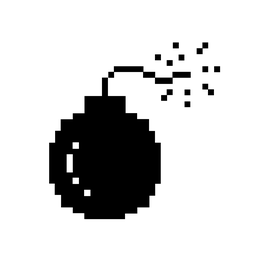
#> input picture A02/images/exercise_3_base.png, 256 x 256 px, shrunk from 1333 x 1333 before the run
$ jupyter execute Exercise3.ipynb   (shell and % lines are left out)   (older library calls are emulated)
#> lines starting #> are read from the running program, lines starting #| are printed output that depends on the picture; after the words box and inside, x2 and y2 are one past the last pixel; in counts of white or black regions, pixels touching at a corner belong together
By: Noah Crowley

Case ID: nwc17

#### Changes since discussion

Literally everything after showing the images. All of it is new.

## The Problem

Given a noisy black and white image, I want to be able to remove noise and get close to the original image. I plan to do this using Markov Random Fields and utilizing the pixels immediately surrounding a given pixel. I will include all eight pixels around any given pixel.

## Loading Images

The first step to this is straight-forward - load an image into my program.

To do this, I am using scikit-image. To install this, you can run the following command:

```
pip install scikit-image
```

[cell 1]

import matplotlib.pyplot as pyplot
from skimage import io as imgio

orig_img = imgio.imread("images/exercise_3_base.png", as_grey = True)
#> orig_img is the input picture: shape (256, 256) float64; min 0, max 1, mean 0.823
pyplot.imshow(orig_img, cmap = "gray")

### Adding Noise

Now that I have an image, I want to be able to add noise to this image so as to eventually try to remove that noise. Of course, in an actual use-case, the noise would be in the original image. This can again be done in a simple function.

[cell 2]
import numpy

def add_noise(image, noise_ratio = 0.1):
#> called with noise_ratio = 0.1
    noisy_image = image.copy()
    pixels_to_flip = numpy.random.rand(*noisy_image.shape)

    for i in range(len(noisy_image)):
        for j in range(len(noisy_image[i])):
            if pixels_to_flip[i][j] < noise_ratio:
                if noisy_image[i][j] == 255:
                    noisy_image[i][j] = 0
                else:
                    noisy_image[i][j] = 255
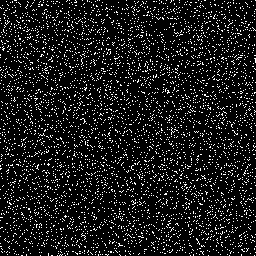
#> noisy_image: shape (256, 256) float64; 10.18% of pixels changed, all inside (x1, y1, x2, y2) = (0, 0, 256, 256)

    return noisy_image

### Showing Images

In order to see results, I will also create a quick function that will show any number of images side-by-side.

[cell 3]
def show_images(*args, num_columns = 2):
#> called with num_columns = 2
    pyplot.figure(figsize = (12, 12))
    num_rows = numpy.ceil(len(args) / num_columns)
    subplot_index = num_rows * 100 + num_columns * 10

    for i, image in enumerate(args):
        pyplot.subplot(subplot_index + i + 1)
        pyplot.imshow(image, cmap = "gray")

To start, I can now use this method to show the results before and after adding noise to my image.

[cell 4]
noisy_img = add_noise(orig_img, noise_ratio = 0.1)
show_images(orig_img, noisy_img)

## Removing Noise

Now, in order to remove the noise from this, I will use two methods. The first will use **gradient descent** to optimize the values of the nodes and the second will use **simulated annealing** to slowly decrease the energy allowed in the system, as per my energy functions.

### Converting to the Model

In order to simplify much of the math, the images will need to be transferred from having a range of 0 - 255 per pixel to a range between -1 and 1. A simple function can be used to make this transformation:

[cell 5]
def convert_to_model(image):
    model_image = image.copy().astype(numpy.float32)

    model_image[model_image >= 0] /= (255 / 2)
    model_image[model_image >= 0] -= 1

    return model_image

def convert_back_from_model(model_image):
    normal_image = model_image.copy()

    normal_image[normal_image >= -1] += 1
    normal_image[normal_image >= -1] *= (255 / 2)
    normal_image.astype(numpy.int32)

    return normal_image

I will also want a noising function for images that are in the model state:

[cell 6]
def add_noise_to_model_image(model_image, noise_ratio):
    noisy_model_image = model_image.copy()
    pixels_to_flip = numpy.random.rand(*noisy_model_image.shape)

    noisy_model_image[pixels_to_flip < noise_ratio] *= -1

    return noisy_model_image

### Analyzing results

In order to actually see the accuracy of the denoising, it will help to have a simple function that returns the ratio of wrong pixels to all pixels (0 is perfect, 1 is exactly backwards).

[cell 7]
def calculate_percent_wrong(hiddenimg, resultimg):
    num_wrong = 0
    num_total = 0

    for row in range(len(hiddenimg)):
        for col in range(len(hiddenimg[row])):
            num_total += 1
            if hiddenimg[row][col] != resultimg[row][col]:
                num_wrong += 1

    return num_wrong/num_total

### The Energy Function

By using a small noise ratio, such as my default 0.1, there will be a strong correlation between the evident i<sup>th</sup> pixel value ($y_i$) and the underlying i<sup>th</sup> pixel value ($x_i$) of the image without noise (hereby known as "original image"). Also, any neighboring pixels in the original image, $x_i$ and $x_j$, must be strongly correlated as they had a purpose to work together to display an image. These two assumptions will provide the foundation for the mathematical model of this denoising process.

The first and most obvious clique that can be drawn from this is the pair $(x_i, y_i)$. The energy function for this can be created by having a positive constant $\eta$ as a weight and combining the three to be $- \eta x_i y_i$. Because $\eta$ is positive, if the signs of $x_i$ and $y_i$ match (they are on the same side of the scale between black and white) then $- \eta x_i y_i$ will be negative, meaning a low value of energy (the goal of the denoising algorithm). However, if $x_i$ and $y_i$ have differring signs (they are on opposite sides of the scale between black and white) then $- \eta x_i y_i$ will be positive, and the denoising algorithm will move to adjust that. Also notice that if they are on opposite sides of the scale between black and white, they may still be very close to the same value and still produce a low energy value, even though it will be positive.

The other cliques will be the pairs of pixels $(x_i, x_j)$ such that the i<sup>th</sup> pixel and the j<sup>th</sup> pixels are next to each other. As before, the resulting energy function should be low whenever they are on the same side of the scale between black and white. They should also have a weighting factor. So, we will call this weighting factor $\beta$, set it to a positive value, and set the energy function for these cliques to be $- \beta x_i x_j$.

Finally, it will be beneficial to have a term that allows us to bias towards black or white. To do this, we can simply sum over all the values of $x_i$ and multiply this sum by another positive constant. I will call this term $\alpha$.

So, the resulting energy function given a base image X and a noised image Y is as such:

$$
E(X,Y) = \alpha \sum_{i}x_i - \beta \sum_{i,j}x_i x_j - \eta \sum_{i}x_i y_i
$$

A very simple and easy improvement to this can be seen in the $\beta$ piece. Computationally, the piece alone is O(5N), which isn't horribly inefficient but could stand to be improved. A simple way to do this is to use convolutions and utilize the power of matrices. Since I am using all eight surrounding pixels, I can create a 3x3 matrix with 1 in every value except the center (1,1) position. That is:

$$
\beta_m = \left[ {\begin{array}{rrr}
1 & 1 & 1\\
1 & 0 & 1\\
1 & 1 & 1
\end{array} } \right]
$$

Now, to put this into code form, I will create a function that takes in a hidden image (in the model form), an observation image, and values for each of my three weighting variables $(\eta, \beta, \alpha)$.

[cell 8]
from scipy.signal import convolve2d as conv2d

def energy_function(hiddenimg, observedimg, eta, beta, alpha):
    beta_matrix = numpy.asarray([[1, 1, 1], [1, 0, 1], [1, 1, 1]])
    convolution_result = conv2d(hiddenimg, beta_matrix, 'same')
    energy_map = hiddenimg * (alpha - beta*convolution_result - eta*observedimg)
    energy = numpy.mean(energy_map)
    return energy

### Gradient Descent

One method that I will employ to denoise the image will be gradient descent. That is, I will compute the gradient of the energy function and attempt to move down toward the correct image by adjusting pixels as I go. For every pixel flip (on pixel $x_k$), I can say the resulting image is $X^\prime$ and compute the energy function of that:

$$
\begin{align}
E(X^\prime, Y) & = \alpha(\sum_{i}x_i - 2x_k) - \beta(\sum_{i,j}x_i x_j - \sum_{j}2 x_k x_j) - \eta(\sum_{i}x_i y_i - 2 x_k y_k)\\
               & = E(X, Y) - 2 x_k (\alpha - \beta \sum_{j} x_k x_j - \eta y_k)
\end{align}
$$

So then, my gradient $\nabla E$ is:

$$
\nabla E = -2 x_k (\alpha - \beta \sum_{j} x_k x_j - \eta y_k)
$$

The first issue is getting this gradient. Making a small change to my energy function so that it computes the gradient at the same time seems easiest. I'll create a new function for this purpose.

[cell 9]
def energy_function_with_gradient(hiddenimg, observedimg, eta, beta, alpha):
#> called with eta = 1, beta = 1, alpha = 1
    beta_matrix = numpy.asarray([[1, 1, 1], [1, 0, 1], [1, 1, 1]])
    convolution_result = conv2d(hiddenimg, beta_matrix, 'same')
    energy_map = hiddenimg * (alpha - beta*convolution_result - eta*observedimg)
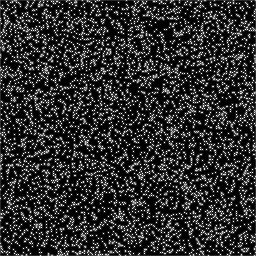
#> energy_map: shape (256, 256) float64; min -10, max 8, mean -6.74; drawn with min black and max white
    energy = numpy.mean(energy_map)
#> energy = -6.74
    energy_gradient = -2 * energy_map
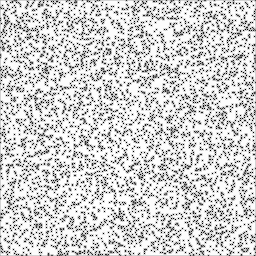
#> energy_gradient: shape (256, 256) float64; min -16, max 20, mean 13.48; drawn with min black and max white

    return energy, energy_gradient

Now I need to actually create the function to iterate and make this gradient descent happen. For this, I will simply need a while loop that continues until I eventually stop making progress.

[cell 10]
def denoise_with_gradient_descent(observedimg):
    resultimg = observedimg.copy()

    energy, energy_gradient = energy_function_with_gradient(resultimg, observedimg, 1, 1, 1)
#> energy = -6.74

    prev_energy = energy + 1
#> prev_energy = -5.74

    while prev_energy > energy:
        prev_energy = energy #Now set previous energy to existing energy
        resultimg[energy_gradient < 0] *= -1 #Flip all pixels the gradient says are off
        energy, energy_gradient = energy_function_with_gradient(resultimg, observedimg, 1, 1, 1) #Compute new energy function
#> this loop made 3 passes
#> (prev_energy, energy) on passes 1 to 3: (-6.74, -9.62), (-9.62, -9.64), (-9.64, -9.64)
#> pass 1, in energy_function_with_gradient (call 2), `energy_gradient = -2 * energy_map`:
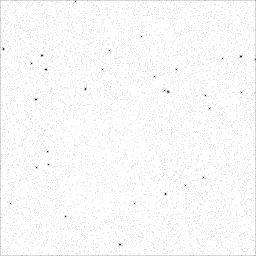
#> energy_gradient: shape (256, 256) float64; min -19.98, max 20, mean 19.24; drawn with min black and max white
#> after the loop:
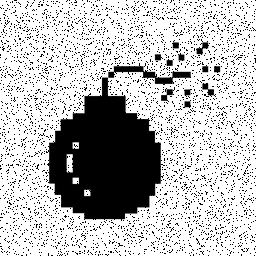
#> resultimg: shape (256, 256) float32; min -1, max -0.992, mean -0.994; drawn with min black and max white

    return resultimg

#### Testing the results

Now that the code is all prepared, it is time to see what happens!

[cell 11]
gd_noisy_model_img = convert_to_model(noisy_img)
gd_denoised_model_img = denoise_with_gradient_descent(gd_noisy_model_img)
gd_denoised_img = convert_back_from_model(gd_denoised_model_img)
show_images(noisy_img, gd_denoised_img)

While looking at the image already tells most of the story, it also helps to know the actual percentage of incorrect pixels:

[cell 12]
print("Percent of pixels incorrect: %.2f%%" % (calculate_percent_wrong(orig_img, gd_denoised_img)*10))
#> after the loop in calculate_percent_wrong, `for row in range(len(hiddenimg)):`: num_total = 65536; num_wrong = 55500
#| Percent of pixels incorrect: 8.47%

### Simulated Annealing

Another method I will employ to attack this problem is simulated annealing. The method itself is simple:

 - Go through N neighbors of the current image state and calculate the energy of this image
   - For each neighbor, check if the energy is better, and if so, switch to that. If not, then there is a probability (T) that I will switch to it.
   - To get to a neighbor, I can use my *add_noise_to_model_image* function from before
 - Repeat

The hard part is deciding when to stop.

For this, I will simply have two cutoffs - if the energy function drops below a given value or if I hit some given number of iterations.

Putting this into code is rather simple:

[cell 13]
import random

def denoise_with_simulated_annealing(observedimg, cost_function, cost_cutoff = -7.5, iterations_cutoff = 10, neighbors_per_iteration = 50, noise_ratio_for_neighbors = 0.05):
#> called with cost_cutoff = -7.5, iterations_cutoff = 10, neighbors_per_iteration = 50, noise_ratio_for_neighbors = 0.1
    resultimg = observedimg.copy()
    result_cost = numpy.sum(observedimg)
#> result_cost = -51812.2

    tempimg = observedimg.copy()
    temp_cost = cost_cutoff + 1

    iterations = 0

    while temp_cost > cost_cutoff and iterations < iterations_cutoff:
        iterations += 1

        for n in range(neighbors_per_iteration):
            newimg = add_noise_to_model_image(tempimg, noise_ratio_for_neighbors)
            new_cost = cost_function(newimg, observedimg)

            if new_cost < temp_cost:
                tempimg = newimg
                temp_cost = new_cost
            else:
                T = 1 - (iterations/iterations_cutoff)
                r = random.uniform(0, 1)
                if (r < T):
                    tempimg = newimg
                    temp_cost = new_cost

            if new_cost < result_cost:
                resultimg = newimg
                result_cost = new_cost
#> this loop made 10 passes
#> pass 1, in energy_function, `energy_map = hiddenimg * (alpha - beta*convolution_result - eta*observ..`:
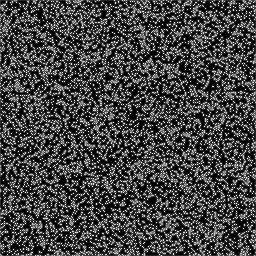
#> energy_map: shape (256, 256) float64; min -10, max 10, mean -4.59; drawn with min black and max white
#> pass 1, in add_noise_to_model_image (call 2), `noisy_model_image = model_image.copy()`:
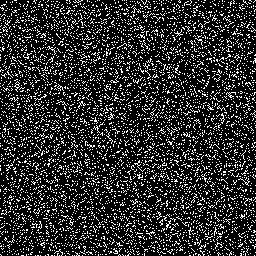
#> noisy_model_image: shape (256, 256) float32; min -1, max 1, mean -0.632; drawn with min black and max white
#> pass 1, in energy_function (call 2), `convolution_result = conv2d(hiddenimg, beta_matrix, 'same')`:
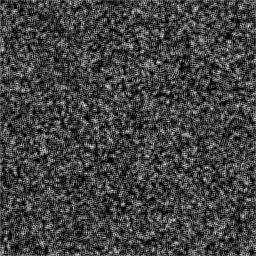
#> convolution_result: shape (256, 256) float64; min -8, max 7.97, mean -4.04; drawn with min black and max white
#> after the loop:
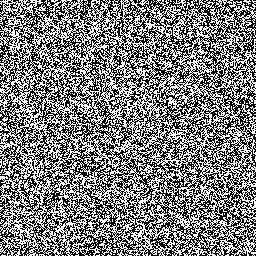
#> newimg: shape (256, 256) float32; min -1, max 1, mean -0.0106; drawn with min black and max white
#> after the loop:
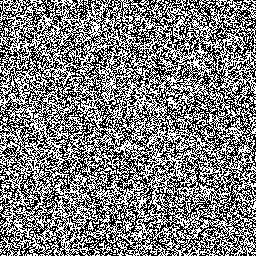
#> tempimg: shape (256, 256) float32; min -1, max 1, mean -0.0101; drawn with min black and max white

    return resultimg

#### Testing the results

Now that the code is ready, let's see what happens!

[cell 14]
def cost_function(hiddenimg, observedimg):
    return energy_function(hiddenimg, observedimg, 1, 1, 1)

sa_noisy_model_img = convert_to_model(noisy_img)
sa_denoised_model_img = denoise_with_simulated_annealing(sa_noisy_model_img, cost_function, noise_ratio_for_neighbors = 0.1)
sa_denoised_img = convert_back_from_model(sa_denoised_model_img)
show_images(noisy_img, sa_denoised_img)

While looking at the image already tells most of the story, it also helps to know the actual percentage of incorrect pixels:

[cell 15]
print("Percent of pixels incorrect: %.2f%%" % (calculate_percent_wrong(orig_img, sa_denoised_img)*10))
#| Percent of pixels incorrect: 8.62%

$ run again, with A02/images/exercise_1_dag.png copied over A02/images/exercise_3_base.png
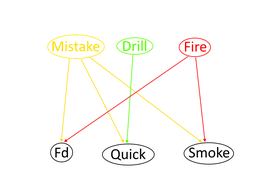
#> input picture A02/images/exercise_1_dag.png, 256 x 192 px, shrunk from 800 x 600 before the run
#> in energy_function_with_gradient, `energy = numpy.mean(energy_map)`: energy = -6.69
#> in denoise_with_gradient_descent, `prev_energy = energy + 1`: prev_energy = -5.69
#> the loop in denoise_with_gradient_descent, `while prev_energy > energy:` made 3 passes
#> (prev_energy, energy) on passes 1 to 3: (-6.69, -9.59), (-9.59, -9.61), (-9.61, -9.61)
#> after the loop in denoise_with_gradient_descent, `while prev_energy > energy:`:
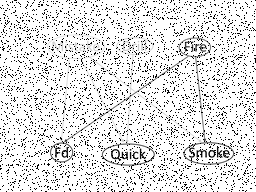
#> resultimg: shape (192, 256) float32; min -1, max -0.992, mean -0.993; drawn with min black and max white
#> after the loop in calculate_percent_wrong, `for row in range(len(hiddenimg)):`: num_total = 49152; num_wrong = 49132
#| Percent of pixels incorrect: 10.00%
#> result_cost = -38700.5
#> the loop in denoise_with_simulated_annealing, `while temp_cost > cost_cutoff and iterations < iterations_cutoff:` made 10 passes
#> after the loop in denoise_with_simulated_annealing, `while temp_cost > cost_cutoff and iterations < iterations_cutoff:`:
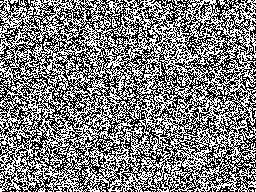
#> tempimg: shape (192, 256) float32; min -1, max 1, mean -0.00575; drawn with min black and max white
#| Percent of pixels incorrect: 10.00%
